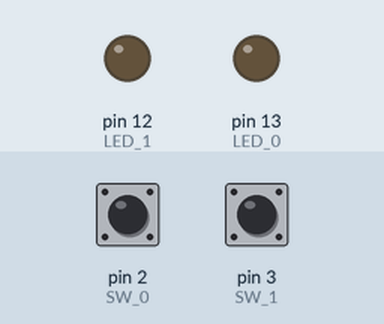
A sketch run on a simulated Arduino Uno, built with avr-gcc and run on an emulated ATmega328P. Shown: output pins drawn as LEDs (lit = HIGH). Dashed ring = blinking. The test bench sets the inputs (shaded band); at power-on: pin 2 (SW_0) LOW, pin 3 (SW_1) LOW.

Above: at 1.2 s.
1.3 s: pin 2 (SW_0) pulled HIGH for 0.15 s
At 2.0 s:
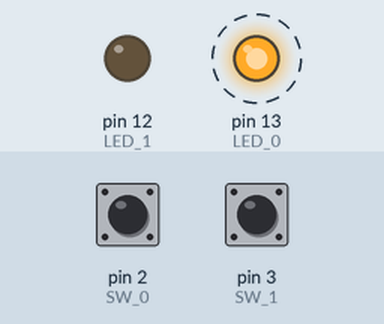
4.4 s: pin 3 (SW_1) pulled HIGH for 1 s
At 6.05 s:
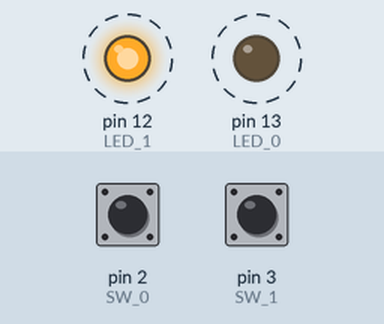
8.4 s: pin 3 (SW_1) pulled HIGH for 3.2 s
At 10.4 s:
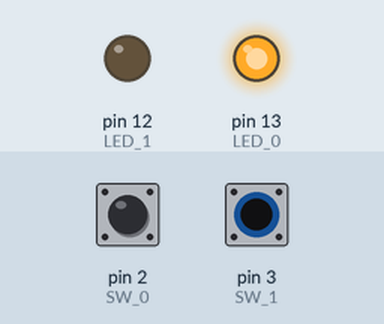
13.1 s: pin 2 (SW_0) pulled HIGH for 1 s
At 14.2 s:
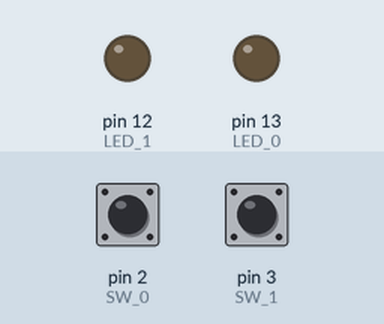
Timing chart, 0 to 16.1 s (numbered marks = the images above; inputs shaded):
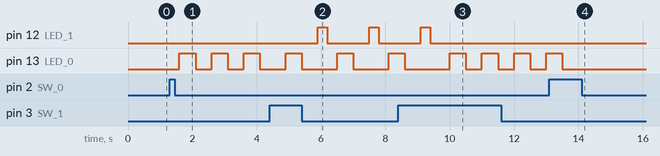

The sketch:

05_Switch_Input.ino
```cpp
const uint8_t SW_0 = 2;
const uint8_t LED_0 = 13;
const uint8_t SW_1 = 3;
const uint8_t LED_1 = 12;

int led_flag_0 = 0;  // 0 : OFF, 1 : ON
int led_flag_1 = 0;
int pre_sw_0 = 0;
int cur_sw_0 = 0;
int pre_sw_1 = 0;
int cur_sw_1 = 0;

void setup() {
  // put your setup code here, to run once:
  Serial.begin(115200);
  pinMode(SW_0, INPUT);
  pinMode(SW_1, INPUT);
  pinMode(LED_0, OUTPUT);
  pinMode(LED_1, OUTPUT);
  digitalWrite(LED_0, LOW);
  digitalWrite(LED_1, LOW);
}

void loop() {
  // put your main code here, to run repeatedly:

  cur_sw_0 = digitalRead(SW_0);  // 현재값 갱신
  cur_sw_1 = digitalRead(SW_1);

  if ((pre_sw_0 == LOW) && (cur_sw_0 == HIGH))
  {
    // 스위치가 눌렸을 때 led_flag_0의 값만 변경
    if (led_flag_0 == 0)
    {
      led_flag_0 = 1;
    }
    else
    {
      led_flag_0 = 0;
    }
    delay(300);
  }

  if ((pre_sw_1 == LOW) && (cur_sw_1 == HIGH))
  {
    if (led_flag_1 == 0)
    {
      led_flag_1 = 1;
    }
    else
    {
      led_flag_1 = 0;
    }
    delay(300);
  }

  // led_flag의 값에 따른 동작 구현
  if(led_flag_0 == 0)
  {
    digitalWrite(LED_0, LOW);
  }
  else
  {
    digitalWrite(LED_0, HIGH);
    delay(500);
    digitalWrite(LED_0, LOW);
    delay(500);
  }

  if(led_flag_1 == 0)
  {
    digitalWrite(LED_1, LOW);
  }
  else
  {
    digitalWrite(LED_1, HIGH);
    delay(300);
    digitalWrite(LED_1, LOW);
    delay(300);
  }

  pre_sw_0 = cur_sw_0;  // 이전값 갱신
  pre_sw_1 = cur_sw_1;
}
```

Measured:
- after the input at 1.3 s, pin 13 (LED_0): alternates HIGH for 0.50 s and LOW for 0.50 s, starting after 0.30 s
- after the input at 4.4 s, pin 12 (LED_1): alternates HIGH for 0.30 s and LOW for 1.3 s, starting after 1.5 s; pin 13 (LED_0): alternates HIGH for 0.50 s and LOW for 1.1 s, starting after 0.50 s
- after the input at 8.4 s, pin 12 (LED_1): goes on until 9.4 s, then stays LOW
- after the input at 13.1 s, pin 13 (LED_0): goes on until 13.5 s, then stays LOW
